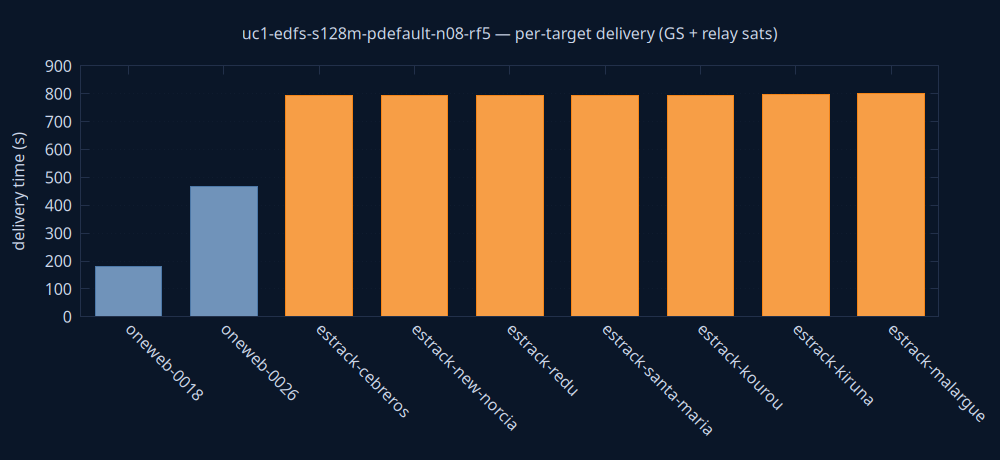

This chart was generated by the following gnuplot code:
set terminal pngcairo size 1000,460 background rgb '#0a1628'
set output 'delivery.png'
set style fill solid 0.8
set boxwidth 0.7 relative
set border lc rgb '#22304a'
set grid ytics lc rgb '#22304a'
set yrange [0:*]
set ylabel 'delivery time (s)' textcolor rgb '#cdd7ea'
set xtics rotate by -45 textcolor rgb '#cdd7ea'
set ytics textcolor rgb '#cdd7ea'
set title 'uc1-edfs-s128m-pdefault-n08-rf5 — per-target delivery (GS + relay sats)' textcolor rgb '#cdd7ea'
plot 'delivery.dat' using 0:2:3:xtic(1) with boxes lc rgb variable notitle
